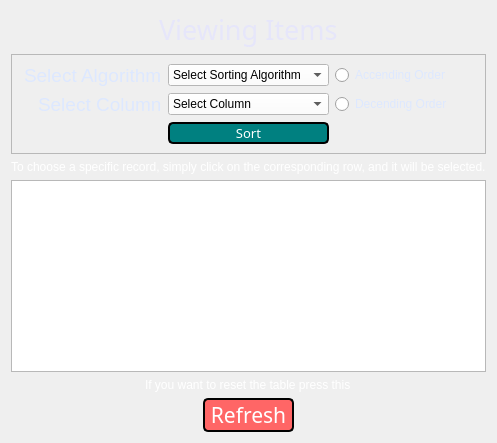
          <widget class="QWidget" name="page_7">
           <layout class="QVBoxLayout" name="verticalLayout_6">
            <item alignment="Qt::AlignHCenter">
             <widget class="QLabel" name="label_38">
              <property name="maximumSize">
               <size>
                <width>16777215</width>
                <height>60</height>
               </size>
              </property>
              <property name="font">
               <font>
                <family>Copperplate Gothic Bold</family>
                <pointsize>20</pointsize>
                <weight>50</weight>
                <bold>false</bold>
               </font>
              </property>
              <property name="styleSheet">
               <string notr="true">color:rgb(230, 230, 250)</string>
              </property>
              <property name="text">
               <string>Viewing Items</string>
              </property>
             </widget>
            </item>
            <item>
             <widget class="QFrame" name="frame_7">
              <property name="maximumSize">
               <size>
                <width>16777215</width>
                <height>500</height>
               </size>
              </property>
              <property name="sizeIncrement">
               <size>
                <width>0</width>
                <height>0</height>
               </size>
              </property>
              <property name="frameShape">
               <enum>QFrame::StyledPanel</enum>
              </property>
              <property name="frameShadow">
               <enum>QFrame::Raised</enum>
              </property>
              <layout class="QGridLayout" name="gridLayout_8">
               <item row="0" column="0" alignment="Qt::AlignRight">
                <widget class="QLabel" name="label_60">
                 <property name="font">
                  <font>
                   <pointsize>14</pointsize>
                  </font>
                 </property>
                 <property name="styleSheet">
                  <string notr="true">color:rgb(221, 232, 255)

</string>
                 </property>
                 <property name="text">
                  <string>Select Algorithm</string>
                 </property>
                </widget>
               </item>
               <item row="0" column="3">
                <widget class="QRadioButton" name="radioButton_20">
                 <property name="styleSheet">
                  <string notr="true">color:rgb(221, 232, 255)

</string>
                 </property>
                 <property name="text">
                  <string>Accending Order</string>
                 </property>
                </widget>
               </item>
               <item row="0" column="2">
                <widget class="QComboBox" name="comboBox_10">
                 <property name="maximumSize">
                  <size>
                   <width>200</width>
                   <height>16777215</height>
                  </size>
                 </property>
                 <property name="styleSheet">
                  <string notr="true">background-color: rgb(255, 255, 255);</string>
                 </property>
                 <item>
                  <property name="text">
                   <string>Select Sorting Algorithm</string>
                  </property>
                 </item>
                 <item>
                  <property name="text">
                   <string>Insertion Sort</string>
                  </property>
                 </item>
                 <item>
                  <property name="text">
                   <string>Bubble Sort</string>
                  </property>
                 </item>
                 <item>
                  <property name="text">
                   <string>Merge Sort</string>
                  </property>
                 </item>
                 <item>
                  <property name="text">
                   <string>Quick Sort</string>
                  </property>
                 </item>
                 <item>
                  <property name="text">
                   <string>Heap Sort</string>
                  </property>
                 </item>
                </widget>
               </item>
               <item row="1" column="3">
                <widget class="QRadioButton" name="radioButton_21">
                 <property name="styleSheet">
                  <string notr="true">color:rgb(221, 232, 255)

</string>
                 </property>
                 <property name="text">
                  <string>Decending Order</string>
                 </property>
                </widget>
               </item>
               <item row="1" column="0" alignment="Qt::AlignRight">
                <widget class="QLabel" name="label_61">
                 <property name="font">
                  <font>
                   <pointsize>14</pointsize>
                  </font>
                 </property>
                 <property name="styleSheet">
                  <string notr="true">color:rgb(221, 232, 255)

</string>
                 </property>
                 <property name="text">
                  <string>Select Column</string>
                 </property>
                </widget>
               </item>
               <item row="1" column="2">
                <widget class="QComboBox" name="comboBox_11">
                 <property name="styleSheet">
                  <string notr="true">background-color: rgb(255, 255, 255);</string>
                 </property>
                 <item>
                  <property name="text">
                   <string>Select Column</string>
                  </property>
                 </item>
                 <item>
                  <property name="text">
                   <string>Item_ID</string>
                  </property>
                 </item>
                 <item>
                  <property name="text">
                   <string>Name</string>
                  </property>
                 </item>
                 <item>
                  <property name="text">
                   <string>Category</string>
                  </property>
                 </item>
                 <item>
                  <property name="text">
                   <string>Ingredients</string>
                  </property>
                 </item>
                 <item>
                  <property name="text">
                   <string>Price</string>
                  </property>
                 </item>
                 <item>
                  <property name="text">
                   <string>Rating</string>
                  </property>
                 </item>
                </widget>
               </item>
               <item row="2" column="2">
                <widget class="QPushButton" name="pushButton_12">
                 <property name="font">
                  <font>
                   <family>Arial Rounded MT Bold</family>
                   <pointsize>10</pointsize>
                  </font>
                 </property>
                 <property name="styleSheet">
                  <string notr="true">QPushButton {
    background-color: rgb(0, 128, 128); /* Teal Blue */
    border: none;
    color: white;
    border: 2px solid black;
    border-radius: 5px;
}

QPushButton:hover {
    background-color: rgb(0, 100, 100); /* Darker Teal Blue on hover */
    color: white;
}

QPushButton:pressed {	
    background-color: rgb(0, 80, 80); /* Dark Teal Blue on press */
    color: white;
}
</string>
                 </property>
                 <property name="text">
                  <string>Sort</string>
                 </property>
                </widget>
               </item>
              </layout>
             </widget>
            </item>
            <item alignment="Qt::AlignHCenter">
             <widget class="QLabel" name="label_94">
              <property name="font">
               <font>
                <pointsize>9</pointsize>
               </font>
              </property>
              <property name="styleSheet">
               <string notr="true">color:white</string>
              </property>
              <property name="text">
               <string>To choose a specific record, simply click on the corresponding row, and it will be selected.</string>
              </property>
             </widget>
            </item>
            <item>
             <widget class="QTableView" name="tableView_2">
              <property name="layoutDirection">
               <enum>Qt::LeftToRight</enum>
              </property>
              <property name="alternatingRowColors">
               <bool>true</bool>
              </property>
              <property name="selectionMode">
               <enum>QAbstractItemView::SingleSelection</enum>
              </property>
              <property name="selectionBehavior">
               <enum>QAbstractItemView::SelectRows</enum>
              </property>
              <property name="horizontalScrollMode">
               <enum>QAbstractItemView::ScrollPerItem</enum>
              </property>
              <property name="wordWrap">
               <bool>true</bool>
              </property>
             </widget>
            </item>
            <item alignment="Qt::AlignHCenter">
             <widget class="QLabel" name="label_82">
              <property name="font">
               <font>
                <pointsize>9</pointsize>
               </font>
              </property>
              <property name="styleSheet">
               <string notr="true">color:white</string>
              </property>
              <property name="text">
               <string>If you want to reset the table press this</string>
              </property>
             </widget>
            </item>
            <item alignment="Qt::AlignHCenter">
             <widget class="QPushButton" name="pushButton_22">
              <property name="font">
               <font>
                <family>Arial Rounded MT Bold</family>
                <pointsize>16</pointsize>
               </font>
              </property>
              <property name="styleSheet">
               <string notr="true">QPushButton {
    background-color: rgb(255, 102, 102); /* Coral Pink */
    border: none;
    color: white;
    border: 2px solid black;
    border-radius: 5px;
}

QPushButton:hover {
    background-color: rgb(255, 82, 82); /* Darker Coral Pink on hover */
    color: white;
}

QPushButton:pressed {	
    background-color: rgb(255, 62, 62); /* Dark Coral Pink on press */
    color: white;
}
</string>
              </property>
              <property name="text">
               <string> Refresh </string>
              </property>
             </widget>
            </item>
           </layout>
          </widget>
